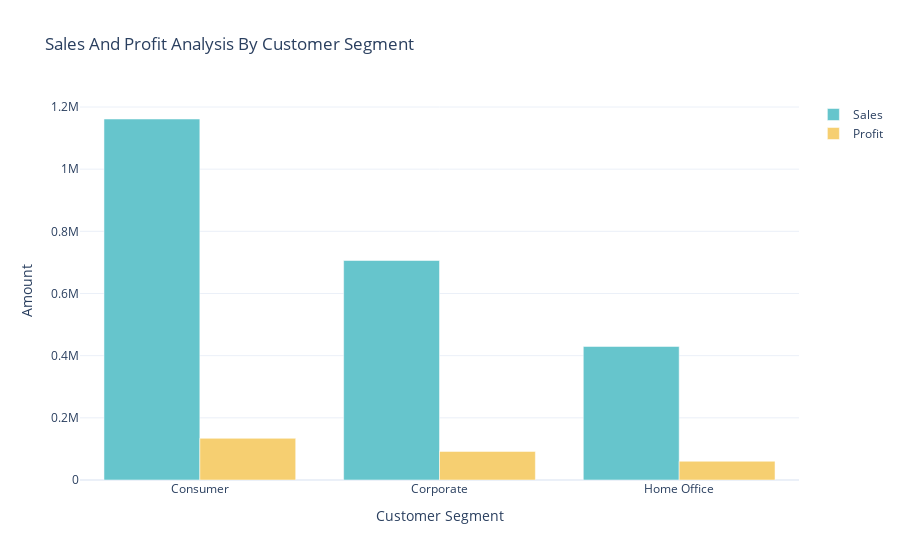

This figure's notebook cell:
### Markdown cell above
# Sales And Profit For Customer Segment

### Code cell
sales_profit_by_segment = data.groupby("Segment").agg({
    'Sales': "sum",
    'Profit': "sum"
}).reset_index()

color_palette = px.colors.qualitative.Pastel

fig = go.Figure()

fig.add_trace(go.Bar(
    x=sales_profit_by_segment["Segment"],
    y=sales_profit_by_segment["Sales"],
    name="Sales",
    marker_color=color_palette[0]
))

fig.add_trace(go.Bar(
    x=sales_profit_by_segment["Segment"],
    y=sales_profit_by_segment["Profit"],
    name="Profit",
    marker_color=color_palette[1]
))

fig.update_layout(
    title="Sales And Profit Analysis By Customer Segment",
    xaxis_title="Customer Segment",
    yaxis_title="Amount",
    barmode="group"   # side-by-side bars
)

fig.show()

### Figure 1 — Plotly figure (JSON) as saved in the notebook; plotly's stock layout.template omitted (floating-point values rounded to 4 significant figures)
{"data": [{"marker": {"color": "rgb(102, 197, 204)"}, "name": "Sales", "type": "bar", "x": ["Consumer", "Corporate", "Home Office"], "y": [1161000.0, 706100.0, 429700.0]}, {"marker": {"color": "rgb(246, 207, 113)"}, "name": "Profit", "type": "bar", "x": ["Consumer", "Corporate", "Home Office"], "y": [134100.0, 91980.0, 60300.0]}], "layout": {"barmode": "group", "title": {"text": "Sales And Profit Analysis By Customer Segment"}, "xaxis": {"title": {"text": "Customer Segment"}}, "yaxis": {"title": {"text": "Amount"}}}}
